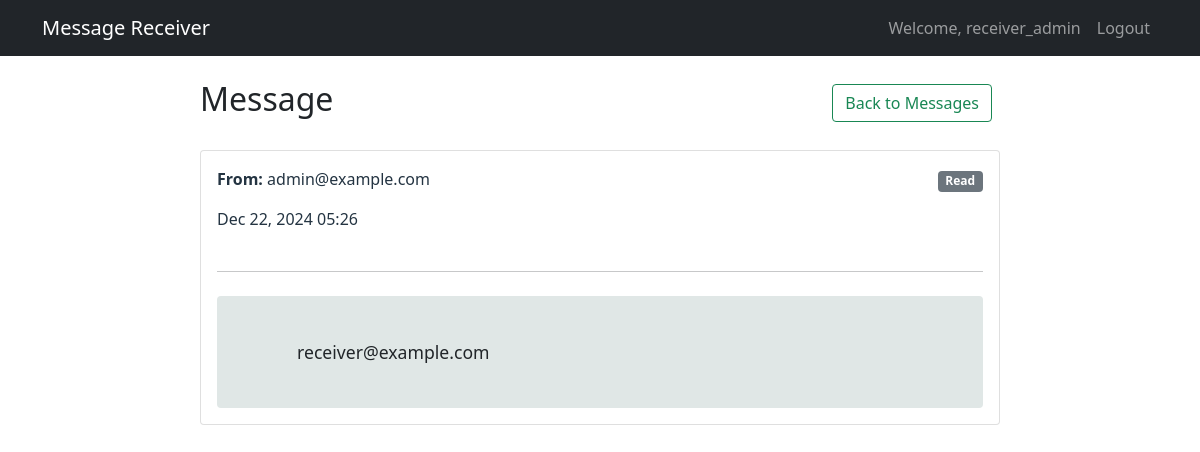
The app's page /messages/2/ (signed in) with its own data.
### core/models.py (models this page shows, shortened)
class ReceivedMessage(models.Model):
    receiver = models.ForeignKey(User, on_delete=models.CASCADE, related_name='received_messages')
    sender_email = models.EmailField()
    encrypted_content = models.TextField()
    decrypted_content = models.TextField(blank=True)
    timestamp = models.DateTimeField(auto_now_add=True)
    is_read = models.BooleanField(default=False)
    original_message_id = models.IntegerField(null=True, blank=True)
    class Meta:
        ordering = ['-timestamp']

### core/views.py (the view, shortened to what this page needs)
# urls.py: path('messages/<int:message_id>/', message_detail, name='message_detail'),
@login_required
def message_detail(request, message_id):
    message = get_object_or_404(
        ReceivedMessage,
        id=message_id,
        receiver=request.user
    )
    return render(request, 'core/message_detail.html', {
        'message': message
    })

### core/templates/core/message_detail.html (shortened to what this page needs)
<!DOCTYPE html>
<html>
  <head>
    <link
      href="https://cdn.jsdelivr.net/npm/bootstrap@5.1.3/dist/css/bootstrap.min.css"
      rel="stylesheet"
    />
  </head>
  <body>
    <nav class="navbar navbar-expand-lg navbar-dark bg-dark">
      <div class="container">
        <a class="navbar-brand" href="{% url 'inbox' %}">Message Receiver</a>
        <div class="navbar-nav ms-auto">
          <span class="nav-item nav-link">Welcome, {{ user.username }}</span>
          <a class="nav-item nav-link" href="{% url 'logout' %}">Logout</a>
        </div>
      </div>
    </nav>
    <div class="container mt-4">
      <div class="message-container">
        <div class="d-flex justify-content-between align-items-center mb-4">
          <h2>Message</h2>
          <div>
            <a href="{% url 'inbox' %}" class="btn btn-outline-success me-2"
              >Back to Messages</a
            >
          </div>
        </div>
        <div class="card">
          <div class="card-body">
            <div class="message-meta mb-4">
              <div class="row">
                <div class="col-md-6">
                  <p class="mb-2">
                    <strong>From:</strong> {{ message.sender_email }}
                  </p>
                    {{ message.timestamp|date:"M d, Y H:i" }}
                </div>
                <div class="col-md-6 text-md-end">
                  {% if message.is_read %}
                  <span class="badge bg-secondary">Read</span>
                  {% else %}
                  <span class="badge bg-primary">New</span>
                  {% endif %}
                </div>
              </div>
            </div>
            <hr />
            <div class="message-content mt-4">
              {{ message.decrypted_content }}
            </div>
          </div>
        </div>
      </div>
    </div>
  </body>
</html>

### core/templates/core/message_detail.html (style rules this page uses)
.message-container { max-width: 800px; margin: 0 auto; }
.message-content { white-space: pre-wrap; font-size: 1.1rem; padding: 1rem; background-color: #e0e7e6; border-radius: 0.25rem; }
.message-meta { color: #243442; }

### records on screen
ReceivedMessage: sender_email "admin@example.com", timestamp "Dec 22, 2024 05:26", decrypted_content "receiver@example.com"

### other values on screen
{{ user.username }} "receiver_admin"
